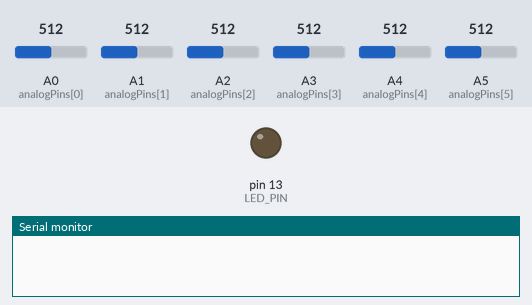
A sketch run on a simulated Arduino Uno, built with avr-gcc and run on an emulated ATmega328P. On the bench: output pins drawn as LEDs (lit = HIGH), the last lines printed to the serial monitor. The test bench sets the inputs (shaded band); at power-on: A5 (analogPins[5]) = 512, A0 (analogPins[0]) = 512, A1 (analogPins[1]) = 512, A2 (analogPins[2]) = 512, A3 (analogPins[3]) = 512, A4 (analogPins[4]) = 512.

Above: at 1.2 s.
1.3 s: A5 (analogPins[5]) set to 716
At 1.4 s:
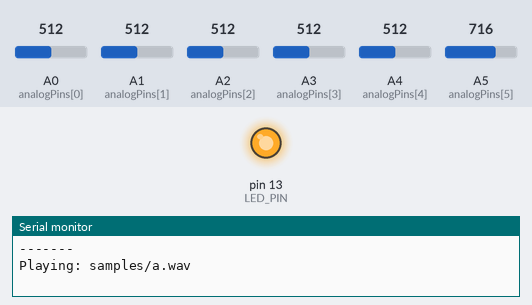
3.0 s: A0 (analogPins[0]) set to 716
4.5 s: A1 (analogPins[1]) set to 716
6.0 s: A2 (analogPins[2]) set to 716
7.5 s: A3 (analogPins[3]) set to 716
9.0 s: A4 (analogPins[4]) set to 716
Timing chart, 0 to 11.5 s (numbered marks = the images above; inputs shaded):
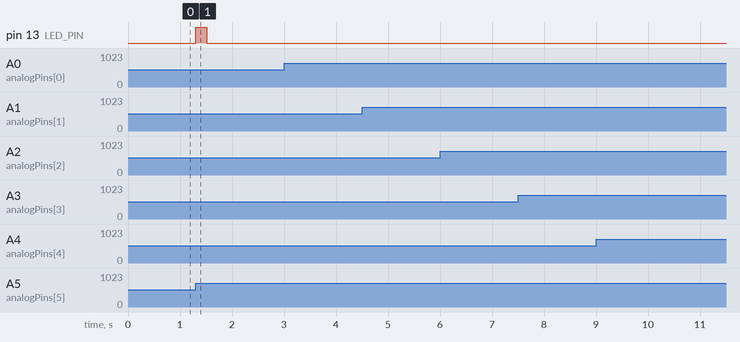

The sketch:

arudino.ino
```cpp
/**
 * piano-sketch.ino
 * Author: Bonnie Eisenman
 * twitter.com/brindelle
 *
 * Arduino-side code for taking in inputs from several sensors,
 * and if they pass the thresholds, send information to
 * Serial for processing.
 *
 * This is meant to run on a Teensy, with 8 analog inputs.
 * Make sure to adjust analogPins[] and numAnalogPins below
 * if you want to run this on e.g. an Arduino Uno,
 * which has only 6 analog inputs.
 **/

int LED_PIN = 13;
float analogPins[] = {A0, A1, A2, A3, A4, A5};
int numAnalogPins = 6;
int thresholds[6];

// This value can be tuned depending on sensor installation.
// It will likely vary based on: ambient light conditions;
// positioning of the sensors; resistor values used; etc.
int absoluteThresh = 20;

// Keep track of the last N x H sensor readings,
// where N = number of inputs
// and H = history length.
// This allows us to do smoothing.
int sensorHistory[6][10];

// This is used to cycle through the sensorHistory array
// along the H dimension.
int bufferIndex = 0;


// Keep track of the previous values so that we can do smoothing
int prevInputs[] = {
	0,
	0,
	0,
	0,
	0,
	0,
};

// note files
char *notes[] = {
	"samples/c1.wav",
	"samples/d.wav",
	"samples/e.wav",
	"samples/f.wav",
	"samples/g.wav",
	"samples/a.wav",
	"samples/b.wav",
	"samples/c.wav"
};

void setup() {
	Serial.begin(9600);
	calibrate();
	pinMode(LED_PIN, OUTPUT);
}

void calibrate() {
	// How many steps' worth of data we use for calibration purposes
	int maxSteps = 10;

	// Begin by accumulating several steps' worth of baseline data
	for (int curStep = 0; curStep < maxSteps; curStep++) {
		for (int pin = 0; pin < numAnalogPins; pin++) {
			 thresholds[pin] += analogRead(analogPins[pin]);
		}
	}

	// Average out the baseline readings based on how many input readings we did
	for (int pin = 0; pin < numAnalogPins; pin++) {
		thresholds[pin] = thresholds[pin] / maxSteps;
	}

	// Fill the entire sensorHistory array with baseline data
	for (int i = 0; i < 6; i++) {
		for (int j = 0; j < 10; j++) {
			 sensorHistory[i][j] = thresholds[i];
		}
	}
}

void loop() {
	int activation[6];

	// copy previous sensor activity
	for (int i = 0; i < numAnalogPins; i++) {
		activation[i] = prevInputs[i];
	}

	// read sensor status
	for (int i = 0; i < numAnalogPins; i++) {
		int val = analogRead(analogPins[i]);

		// get average of previous sensor data
		int oldAvg = 0;
		for (int j = 0; j < 10; j++) {
			oldAvg += sensorHistory[i][j];
		}
		oldAvg = oldAvg / 10;

		// trigger input if value exceeds threshold
		int triggered = val > oldAvg + absoluteThresh;
		if (triggered) {
			digitalWrite(LED_PIN, HIGH);

			// play tones only if it is not being played
			if (!prevInputs[i]) {
				playTune(i);
			}
		} else {
			digitalWrite(LED_PIN, LOW);
		}

		// update sensor data
		prevInputs[i] = triggered;
		sensorHistory[i][bufferIndex] = val;
	}

	bufferIndex = (bufferIndex + 1) % 10;

	// print output only if there is change in any sensor values
	int printToSerial = 0;
	for (int i = 0; i < numAnalogPins; i++) {
		if (activation[i] != prevInputs[i]) {
			printToSerial = 1;
			break;
		}
	}
	if (0) {
		for (int i = 0; i < numAnalogPins; i++)
			Serial.print(prevInputs[i]);
		Serial.println();
	}


	delay(20);
}

void playTune(int sensorIndex) {
	Serial.println("-------");
	Serial.print("Playing: ");
	Serial.println(notes[sensorIndex]);
}
```

Measured:
- after the input at 1.3 s, pin 13 (LED_PIN): LOW → HIGH at once, → LOW 0.21 s later
